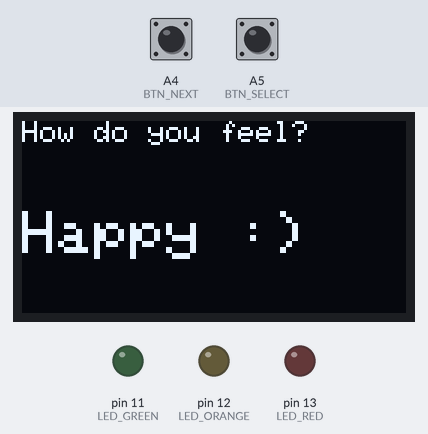
Bench run of a sketch on a simulated Arduino Uno, built with avr-gcc and run on an emulated ATmega328P. On the bench: 128×64 one-colour display, output pins drawn as LEDs (lit = HIGH). Inputs (shaded band) come from the test bench; at power-on: A5 (BTN_SELECT) HIGH, A4 (BTN_NEXT) HIGH.

Above: at 1.2 s.
1.3 s: A5 (BTN_SELECT) pulled LOW for 0.15 s
At 2.9 s:
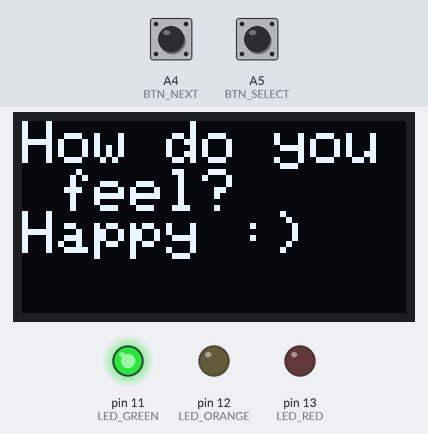
3.8 s: A4 (BTN_NEXT) pulled LOW for 0.15 s
At 4.2 s:
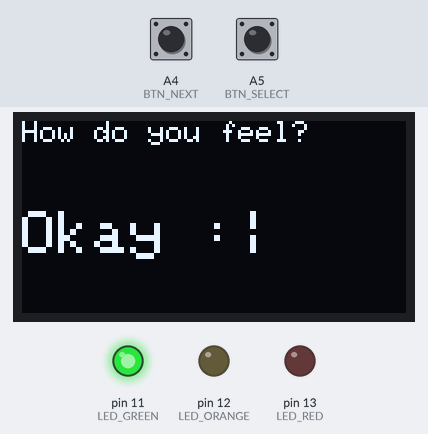
5.4 s: A5 (BTN_SELECT) pulled LOW for 1 s
At 6.2 s:
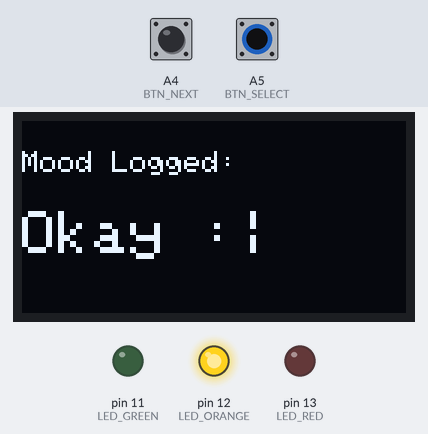
7.9 s: A4 (BTN_NEXT) pulled LOW for 1 s
At 8.5 s:
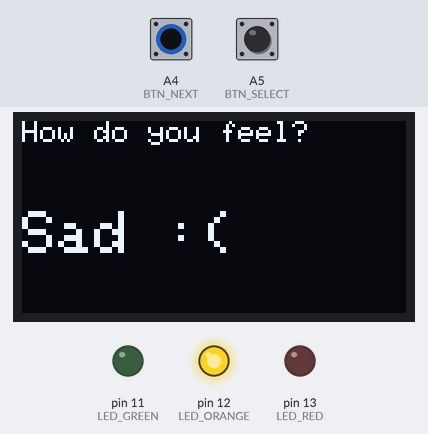
10.4 s: A5 (BTN_SELECT) pulled LOW for 0.15 s
At 11.2 s:
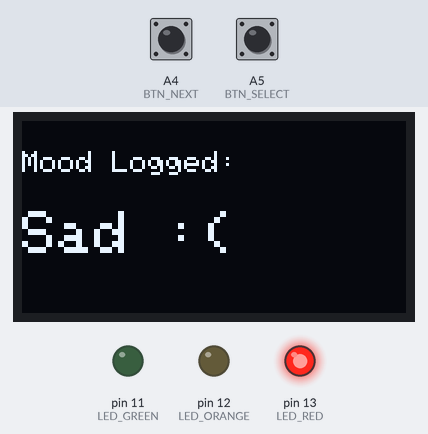
12.9 s: A4 (BTN_NEXT) pulled LOW for 0.15 s
At 13.5 s:
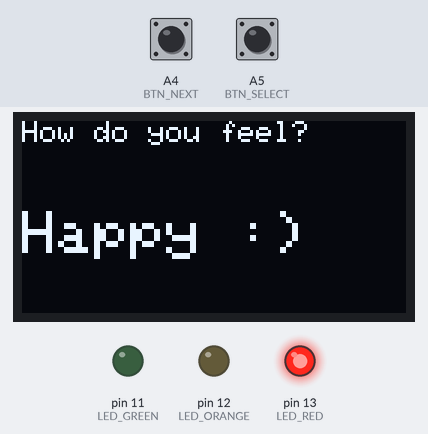
Timing chart, 0 to 15.5 s (numbered marks = the images above; inputs shaded):
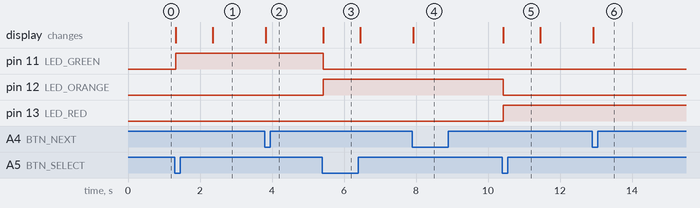

The sketch:

MOOD_LOG.ino
```cpp
#include <Wire.h>
#include <Adafruit_GFX.h>
#include <Adafruit_SSD1306.h>

#define SCREEN_WIDTH 128
#define SCREEN_HEIGHT 64

Adafruit_SSD1306 display(SCREEN_WIDTH, SCREEN_HEIGHT, &Wire, -1);

// Button Pins
#define BTN_NEXT   A4
#define BTN_SELECT A5

// LED Pins (onboard)
#define LED_GREEN 11  // Happy
#define LED_ORANGE 12 // Okay
#define LED_RED 13    // Sad

// Mood Variables
String moodOptions[] = {"Happy :)", "Okay :|", "Sad :("};
int moodIndex = 0;
const int moodCount = 3;

void setup() {
  // Init display
  display.begin(SSD1306_SWITCHCAPVCC, 0x3C);
  display.clearDisplay();
  display.setTextColor(WHITE);
  display.setTextSize(1);

  // Setup buttons
  pinMode(BTN_NEXT, INPUT_PULLUP);
  pinMode(BTN_SELECT, INPUT_PULLUP);

  // Setup LEDs
  pinMode(LED_GREEN, OUTPUT);
  pinMode(LED_ORANGE, OUTPUT);
  pinMode(LED_RED, OUTPUT);

  showMoodOption();
}

void loop() {
  static bool lastNext = HIGH;
  static bool lastSelect = HIGH;

  bool currentNext = digitalRead(BTN_NEXT);
  bool currentSelect = digitalRead(BTN_SELECT);

  // A4 - Cycle moods
  if (lastNext == HIGH && currentNext == LOW) {
    moodIndex = (moodIndex + 1) % moodCount;
    showMoodOption();
    delay(200); // debounce
  }

  // A5 - Select mood
  if (lastSelect == HIGH && currentSelect == LOW) {
    logMood(moodIndex);
    delay(1000);
    showMoodOption();
  }

  lastNext = currentNext;
  lastSelect = currentSelect;
}

void showMoodOption() {
  display.clearDisplay();
  display.setCursor(0, 0);
  display.println("How do you feel?");
  display.setTextSize(2);
  display.setCursor(0, 30);
  display.println(moodOptions[moodIndex]);
  display.setTextSize(1);
  display.display();
}

void logMood(int mood) {
  display.clearDisplay();
  display.setCursor(0, 10);
  display.println("Mood Logged:");
  display.setTextSize(2);
  display.setCursor(0, 30);
  display.println(moodOptions[mood]);
  display.display();

  // Clear all LEDs
  digitalWrite(LED_GREEN, LOW);
  digitalWrite(LED_ORANGE, LOW);
  digitalWrite(LED_RED, LOW);

  // Turn on matching LED
  switch (mood) {
    case 0: // Happy
      digitalWrite(LED_GREEN, HIGH);
      break;
    case 1: // Okay
      digitalWrite(LED_ORANGE, HIGH);
      break;
    case 2: // Sad
      digitalWrite(LED_RED, HIGH);
      break;
  }
}
```

Measured:
- after the input at 1.3 s, pin 11 (LED_GREEN): LOW → HIGH at once; the display: first changes at once (image 1 shows a later state)
- after the input at 3.8 s, the display: changes at once (image 2)
- after the input at 5.4 s, pin 11 (LED_GREEN): HIGH → LOW at once; pin 12 (LED_ORANGE): LOW → HIGH at once; the display: changes at once (image 3)
- after the input at 7.9 s, the display: changes at once (image 4)
- after the input at 10.4 s, pin 12 (LED_ORANGE): HIGH → LOW at once; pin 13 (LED_RED): LOW → HIGH at once; the display: changes at once (image 5)
- after the input at 12.9 s, the display: changes at once (image 6)
